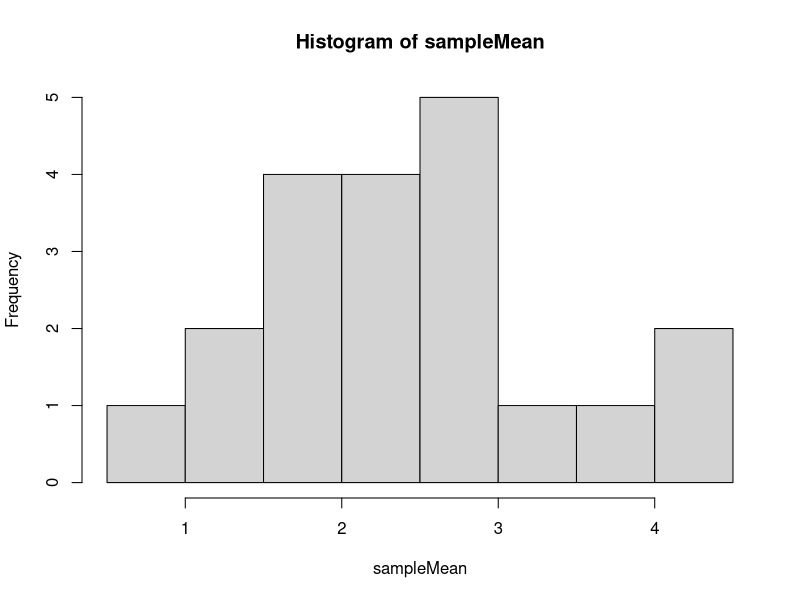
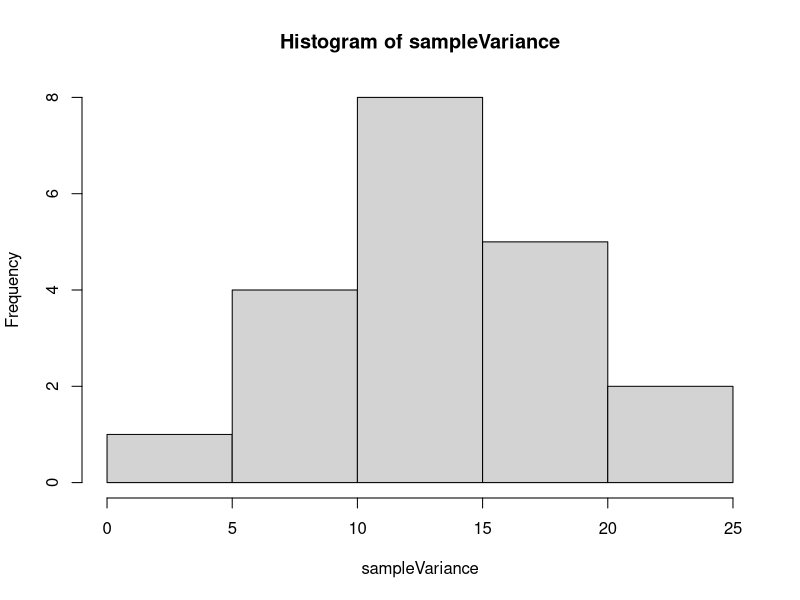

These charts were generated, in order, by the following R code:
## ---- chunk 1
knitr::opts_chunk$set(
    echo = TRUE,
    message = FALSE,
    warning = FALSE
)
library("tidyverse")
## ---- chunk 2
normalData<-rnorm(100, mean = 2.5, sd = sqrt(10))
baggedData<-matrix(nrow = 20,ncol = 10)
for(i in 1:20)
{
  baggedData[i,]<-sample(normalData,10,replace = TRUE)
}

sampleMean<-apply(baggedData,1,mean)
sampleVariance<-(apply(baggedData,1,var))
hist(sampleMean)
hist(sampleVariance)
samMean<-mean(sampleMean)
samVariance<-mean(sampleVariance)
## ---- chunk 3
##Code to plot the PR curve

